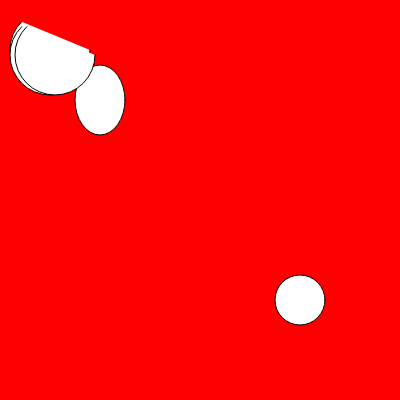
Frame 1 (no input)
Frame 60 (no input): identical to frame 1, image omitted
Frame 120 (the mouse pressed at the canvas centre since frame 60): identical to frame 1, image omitted

The p5.js sketch that drew this single still picture (run headless with seeded random() and noise() and a simulated clock; from frame 60 on, the mouse is pressed at the canvas centre):

// p5.js sketch
// ── sketch.js
function setup() {
    createCanvas(400, 400);
}

function draw() {
  background(255,0,0);
  ellipse(300,300,50,50);
  ellipse(100,100,50,70,30);
  arc(50, 50, 80, 80, 0, PI+QUARTER_PI, OPEN)
   arc(50, 55, 80, 80, 0, PI+QUARTER_PI, OPEN)
   arc(55, 55, 80, 80, 0, PI+QUARTER_PI, OPEN)
} 
